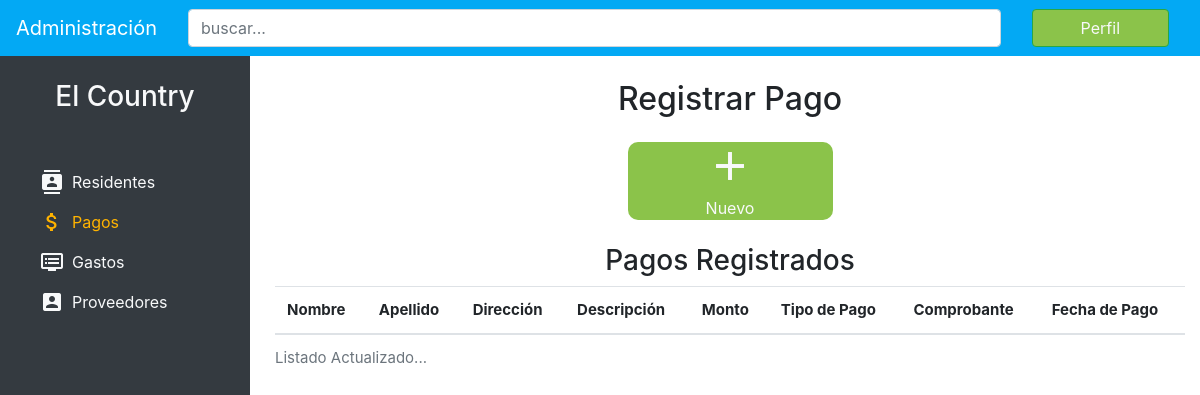
/payments/, run on an earlier commit of the app's database.
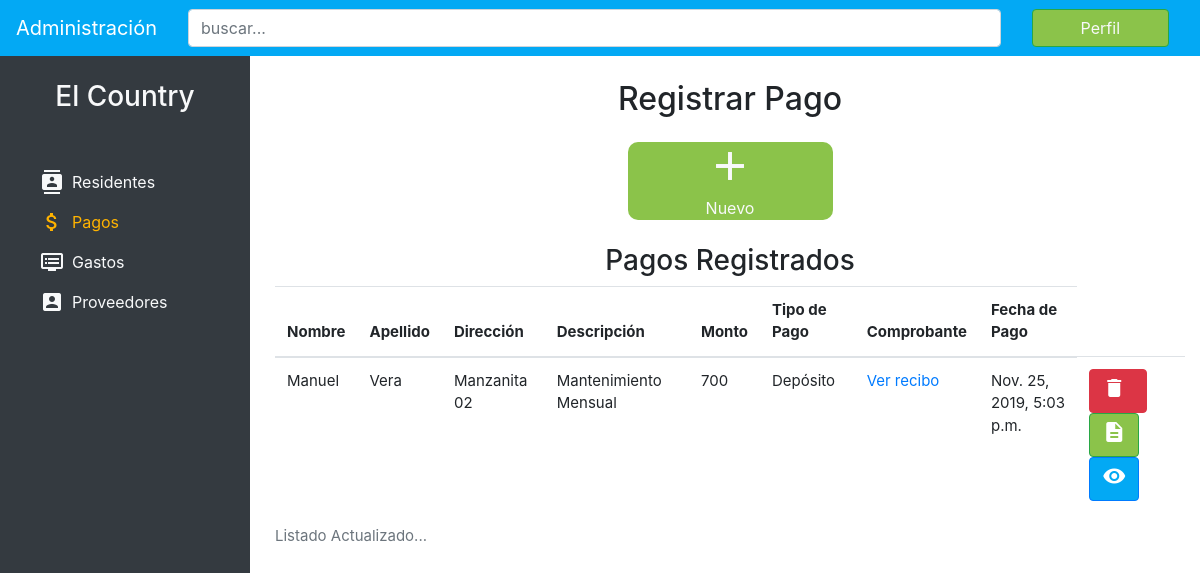
And on a later commit of the database.
### payments/models.py (models this page shows, shortened)
class Payments(models.Model):
    name = models.CharField(max_length=50, verbose_name="nombre")
    lastname = models.CharField(max_length=50, verbose_name="apellido")
    address = models.CharField(max_length=100, verbose_name="dirección")
    description = models.CharField(max_length=200, verbose_name="Descripción del Pago")
    amount = models.IntegerField(verbose_name="monto del pago")
    type_of_payment = models.CharField(max_length=50, verbose_name="tipo de pago")
    proof_of_payment = models.ImageField(upload_to='payments')
    date_of_payment = models.DateTimeField(verbose_name="fecha de pago")
    class Meta:
        verbose_name = "Pago"
        verbose_name_plural = "Pagos"
        ordering = ['-date_of_payment']

### payments/views.py (the view)
# urls.py: path('', views.payments_list, name='payments'),
def payments_list(request):
    payments_listed = Payments.objects.all()
    context = {
        'payments_listed' : payments_listed,
    }
    return render(request, 'payments/payments.html', context)

### payments/templates/payments/payments.html
{% extends 'resident/base.html' %}{%block title%}Proveedores{% endblock %}{% block content %}
<main class="pt-4">
    <div class="container">
        <h2 class="text-center mb-4">Registrar Pago</h2>
        <div class="row text-center panel justify-content-center align-middle">
            <div class="col-lg-3 col-md-6 col-12">
                <div class="boton bg-success d-flex align-items-center justify-content-center">
                    <a href="{% url 'add-payment' %}" class="text-light">
                        <i class="material-icons">add</i>
                        <p class="m-0">Nuevo</p>
                    </a>
                </div>
            </div>
        </div>
        <h3 class="text-center mt-4">Pagos Registrados</h3>
        <table class="table">
            <caption>Listado Actualizado...</caption>
            <thead>
                <tr>
                    <th scope="col">Nombre</th>
                    <th scope="col">Apellido</th>
                    <th scope="col">Dirección</th>
                    <th scope="col">Descripción</th>
                    <th scope="col">Monto</th>
                    <th scope="col">Tipo de Pago</th>
                    <th scope="col">Comprobante</th>
                    <th scope="col">Fecha de Pago</th>
                </tr>
            </thead>
            <tbody>
            {% if payments_listed %} {% for payment in payments_listed %}
                <tr>
                    <td>{{ payment.name}}</td>
                    <td>{{ payment.lastname}}</td>
                    <td>{{ payment.address}}</td>
                    <td>{{ payment.description}}</td>
                    <td>{{ payment.amount}}</td>
                    <td>{{ payment.type_of_payment}}</td>
                    <td><a href="{{ payment.proof_of_payment.url }}" class="">Ver recibo</a></td>
                    <td> {{ payment.date_of_payment }}</td>
                    <td>
                        <a href="#" class="btn btn-danger"><i class="material-icons mr-2">delete</i></a>
                        <a href="#" class="btn btn-success"><i class="material-icons">description</i></a>
                        <a href="#" class="btn btn-primary"><i class="material-icons">visibility</i></a>
                    </td>
                </tr>
            {% endfor %}
            {% endif %}
            </tbody>
        </table>
    </div>
</main>
{% endblock %}

What changed in the data, as far as the page shows it:
added Payments: name "Manuel", lastname "Vera", address "Manzanita 02", description "Mantenimiento Mensual", amount "700", type_of_payment "Depósito", date_of_payment "Nov. 25, 2019, 5:03 p.m."
